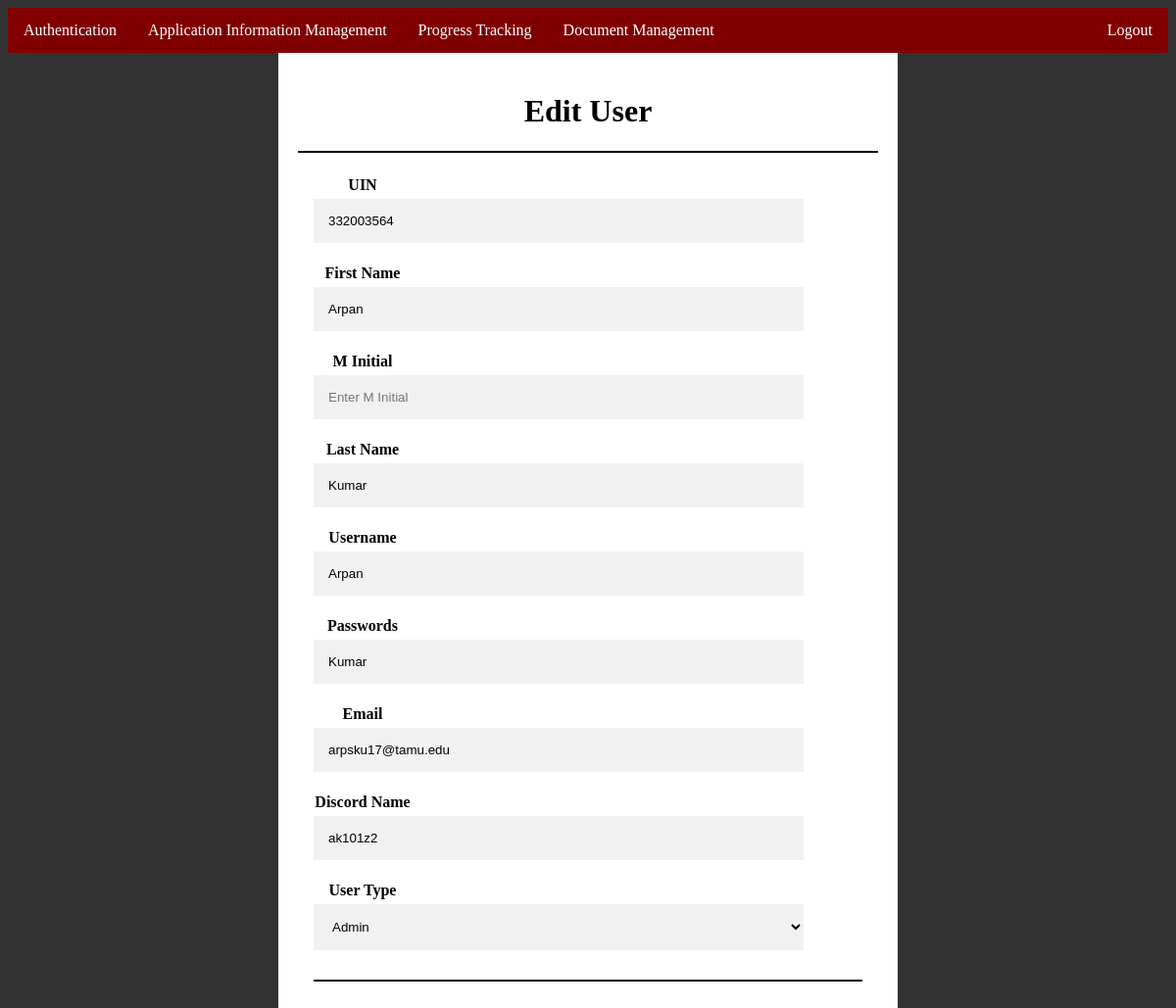
Page /students/authentication/authEditSearchResultsStudent.php?UIN=332003564 on the committed database.
### tables this page shows
CREATE TABLE Users (
    UIN INT PRIMARY KEY,
    First_Name VARCHAR(255),
    M_Initial CHAR(1),
    Last_Name VARCHAR(255),
    Username VARCHAR(255),
    Passwords VARCHAR(255),
    User_Type VARCHAR(255),
    Email VARCHAR(255),
    Discord_Name VARCHAR(255)
);

### students/authentication/authEditSearchResultsStudent.php (the view, shortened to what this page needs)
<?php
  $UIN = isset($_GET['UIN']) ? $_GET['UIN'] : '';
  $value = $UIN;
?>
<html>
  <body>
    <head>
      <link rel="stylesheet" href="authEditSearchResults.css">
    </head>
    <ul>
      <li><a href="authentication.php?UIN=<?php echo $UIN; ?>">Authentication</a></li>
      <li><a href="../programmanagement/programmanagement.php?UIN=<?php echo $UIN; ?>">Application Information Management</a></li>
      <li><a href="../progresstracking/progresstracking.php?UIN=<?php echo $UIN; ?>">Progress Tracking</a></li>
      <li><a href="../document.php?UIN=<?php echo $UIN; ?>">Document Management</a></li>
      <li style="float:right"><a href="../../login.php">Logout</a></li>
    </ul>
<?php
    $servername = "localhost";
    $username = "user";
    $password = "pass1";
    $dbname = "csce310project";
    $conn = new mysqli($servername, $username, $password, $dbname);
    $sql = "SELECT * FROM `users` WHERE UIN = $value";
    $result = $conn->query($sql);
    if ($result->num_rows > 0) {
        $row = $result->fetch_assoc();
    } else {
        header("Location: authentication.php?UIN=$UIN");
        exit;
      }
?>
<form action="authEditStudent_Backend.php?UIN=<?php echo $UIN; ?>" method="post">
    <h1>Edit User</h1>
    <hr>
<div class="container">
    <div class = "hold">
        <label for="UIN"><b>UIN</b></label>
        <input type="text" value="<?php echo $row['UIN']; ?>" placeholder="Enter UIN" name="UIN" id="UIN" required>
        <label for="First_Name"><b>First Name</b></label>
        <input type="text" value="<?php echo $row['First_Name']; ?>" placeholder="Enter First Name" name="First_Name" id="First_Name" required>
        <label for="M_Initial"><b>M Initial</b></label>
        <input type="text" value="<?php echo $row['M_Initial']; ?>" placeholder="Enter M Initial" name="M_Initial" id="M_Initial" required>
    </div>
    <div class = "hold">
        <label for="Last_Name"><b>Last Name</b></label>
        <input type="text" value="<?php echo $row['Last_Name']; ?>" placeholder="Enter Last Name" name="Last_Name" id="Last_Name" required>
        <label for="Username"><b>Username</b></label>
        <input type="text" value="<?php echo $row['Username']; ?>" placeholder="Enter Username" name="Username" id="Username" required>
    </div>
    <div class = "hold">
        <label for="Passwords"><b>Passwords</b></label>
        <input type="text" value="<?php echo $row['Passwords']; ?>"placeholder="Enter Passwords" name="Passwords" id="Passwords" required>
        <label for="Email"><b>Email</b></label>
        <input type="text" value="<?php echo $row['Email']; ?>"placeholder="Enter Email" name="Email" id="Email" required>
        <label for="Discord_Name"><b>Discord Name</b></label>
        <input type="text" value="<?php echo $row['Discord_Name']; ?>"placeholder="Enter Discord Name" name="Discord_Name" id="Discord_Name" required>
        <label for="User_Type"><b>User Type</b></label>
        <select name="User_Type" id="User_Type">
            <option value="Admin">Admin</option>
        </select>
    </div>
<hr>
<?php
    if($row['User_Type'] == "Admin") {
        exit;
    }
?>

### students/authentication/authEditSearchResults.css (style rules this page uses)
ul { list-style-type: none; margin: 0; padding: 0; overflow: hidden; background-color: maroon; }
li { float: left; }
li a { display: block; color: white; text-align: center; padding: 14px 16px; text-decoration: none; }
body { background-color: #333; }
form { background-color: #fff; padding: 20px; border-radius: 0px; box-shadow: 0 0 10px rgba(0, 0, 0, 0.1); text-align: center; width: 50%; margin: 0 auto; }
input[type=text], input[type=password], select { width: 500%; padding: 15px; margin: 5px 0 22px 0; display: inline-block; border: none; background: #f1f1f1; }
.hold { width: 100px; }
hr { border: 1px solid black; }
.container { padding: 16px; }

### rows in the picture
users: UIN "332003564", First_Name "Arpan", Last_Name "Kumar", Username "Arpan", Passwords "Kumar", Email "arpsku17@tamu.edu", Discord_Name "ak101z2"
